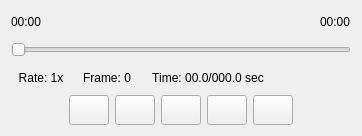
                    <widget class="QWidget" name="widget_87" native="true">
                     <property name="sizePolicy">
                      <sizepolicy hsizetype="Expanding" vsizetype="Fixed">
                       <horstretch>0</horstretch>
                       <verstretch>0</verstretch>
                      </sizepolicy>
                     </property>
                     <property name="minimumSize">
                      <size>
                       <width>0</width>
                       <height>136</height>
                      </size>
                     </property>
                     <property name="font">
                      <font>
                       <family>Arial</family>
                      </font>
                     </property>
                     <property name="styleSheet">
                      <string notr="true">border-color: rgb(0, 0, 0);</string>
                     </property>
                     <layout class="QVBoxLayout" name="verticalLayout_3">
                      <item>
                       <layout class="QHBoxLayout" name="horizontalLayout_17" stretch="0,1,0">
                        <property name="spacing">
                         <number>0</number>
                        </property>
                        <property name="sizeConstraint">
                         <enum>QLayout::SetMinimumSize</enum>
                        </property>
                        <item>
                         <widget class="QLabel" name="OffPlayerStartTimeRight_2">
                          <property name="font">
                           <font>
                            <family>Arial</family>
                            <pointsize>9</pointsize>
                           </font>
                          </property>
                          <property name="text">
                           <string>00:00</string>
                          </property>
                         </widget>
                        </item>
                        <item>
                         <spacer name="horizontalSpacer_35">
                          <property name="font">
                           <font>
                            <family>Arial</family>
                           </font>
                          </property>
                          <property name="orientation">
                           <enum>Qt::Horizontal</enum>
                          </property>
                          <property name="sizeHint" stdset="0">
                           <size>
                            <width>278</width>
                            <height>20</height>
                           </size>
                          </property>
                         </spacer>
                        </item>
                        <item>
                         <widget class="QLabel" name="OffPlayerFinishTimeRight_2">
                          <property name="font">
                           <font>
                            <family>Arial</family>
                            <pointsize>9</pointsize>
                           </font>
                          </property>
                          <property name="text">
                           <string>00:00</string>
                          </property>
                         </widget>
                        </item>
                       </layout>
                      </item>
                      <item>
                       <widget class="QSlider" name="horizontalSlider_7">
                        <property name="sizePolicy">
                         <sizepolicy hsizetype="Preferred" vsizetype="Preferred">
                          <horstretch>0</horstretch>
                          <verstretch>0</verstretch>
                         </sizepolicy>
                        </property>
                        <property name="minimumSize">
                         <size>
                          <width>0</width>
                          <height>12</height>
                         </size>
                        </property>
                        <property name="font">
                         <font>
                          <family>Arial</family>
                         </font>
                        </property>
                        <property name="orientation">
                         <enum>Qt::Horizontal</enum>
                        </property>
                       </widget>
                      </item>
                      <item>
                       <layout class="QHBoxLayout" name="horizontalLayout_40" stretch="0,0,0,1">
                        <item>
                         <widget class="QLabel" name="OffPlayerRateRight_2">
                          <property name="minimumSize">
                           <size>
                            <width>60</width>
                            <height>0</height>
                           </size>
                          </property>
                          <property name="font">
                           <font>
                            <family>Arial</family>
                            <pointsize>9</pointsize>
                           </font>
                          </property>
                          <property name="text">
                           <string>Rate: 1x</string>
                          </property>
                          <property name="alignment">
                           <set>Qt::AlignCenter</set>
                          </property>
                         </widget>
                        </item>
                        <item>
                         <widget class="QLabel" name="OffPlayerFrameRight_2">
                          <property name="minimumSize">
                           <size>
                            <width>60</width>
                            <height>0</height>
                           </size>
                          </property>
                          <property name="font">
                           <font>
                            <family>Arial</family>
                            <pointsize>9</pointsize>
                           </font>
                          </property>
                          <property name="text">
                           <string>Frame: 0</string>
                          </property>
                          <property name="alignment">
                           <set>Qt::AlignCenter</set>
                          </property>
                         </widget>
                        </item>
                        <item>
                         <widget class="QLabel" name="OffPlayerTimeRight_2">
                          <property name="minimumSize">
                           <size>
                            <width>130</width>
                            <height>0</height>
                           </size>
                          </property>
                          <property name="font">
                           <font>
                            <family>Arial</family>
                            <pointsize>9</pointsize>
                           </font>
                          </property>
                          <property name="text">
                           <string>Time: 00.0/000.0 sec</string>
                          </property>
                          <property name="alignment">
                           <set>Qt::AlignCenter</set>
                          </property>
                         </widget>
                        </item>
                        <item>
                         <spacer name="horizontalSpacer_48">
                          <property name="font">
                           <font>
                            <family>Arial</family>
                           </font>
                          </property>
                          <property name="orientation">
                           <enum>Qt::Horizontal</enum>
                          </property>
                          <property name="sizeHint" stdset="0">
                           <size>
                            <width>40</width>
                            <height>20</height>
                           </size>
                          </property>
                         </spacer>
                        </item>
                       </layout>
                      </item>
                      <item>
                       <layout class="QGridLayout" name="gridLayout_25">
                        <item row="0" column="2">
                         <widget class="QPushButton" name="OffPlayerSlowButtonRight_2">
                          <property name="sizePolicy">
                           <sizepolicy hsizetype="Preferred" vsizetype="Preferred">
                            <horstretch>0</horstretch>
                            <verstretch>0</verstretch>
                           </sizepolicy>
                          </property>
                          <property name="minimumSize">
                           <size>
                            <width>40</width>
                            <height>30</height>
                           </size>
                          </property>
                          <property name="maximumSize">
                           <size>
                            <width>40</width>
                            <height>30</height>
                           </size>
                          </property>
                          <property name="font">
                           <font>
                            <family>Arial</family>
                            <pointsize>9</pointsize>
                           </font>
                          </property>
                          <property name="styleSheet">
                           <string notr="true">border-image: url(:/media/rw.png);</string>
                          </property>
                          <property name="text">
                           <string/>
                          </property>
                         </widget>
                        </item>
                        <item row="0" column="0">
                         <spacer name="horizontalSpacer_49">
                          <property name="font">
                           <font>
                            <family>Arial</family>
                           </font>
                          </property>
                          <property name="orientation">
                           <enum>Qt::Horizontal</enum>
                          </property>
                          <property name="sizeHint" stdset="0">
                           <size>
                            <width>40</width>
                            <height>20</height>
                           </size>
                          </property>
                         </spacer>
                        </item>
                        <item row="0" column="3">
                         <widget class="QPushButton" name="OffPlayerPlayButtonRight_2">
                          <property name="sizePolicy">
                           <sizepolicy hsizetype="Preferred" vsizetype="Preferred">
                            <horstretch>0</horstretch>
                            <verstretch>0</verstretch>
                           </sizepolicy>
                          </property>
                          <property name="minimumSize">
                           <size>
                            <width>40</width>
                            <height>30</height>
                           </size>
                          </property>
                          <property name="maximumSize">
                           <size>
                            <width>40</width>
                            <height>30</height>
                           </size>
                          </property>
                          <property name="font">
                           <font>
                            <family>Arial</family>
                            <pointsize>9</pointsize>
                           </font>
                          </property>
                          <property name="styleSheet">
                           <string notr="true">border-image: url(:/media/play.png);</string>
                          </property>
                          <property name="text">
                           <string/>
                          </property>
                         </widget>
                        </item>
                        <item row="0" column="6">
                         <spacer name="horizontalSpacer_50">
                          <property name="font">
                           <font>
                            <family>Arial</family>
                           </font>
                          </property>
                          <property name="orientation">
                           <enum>Qt::Horizontal</enum>
                          </property>
                          <property name="sizeHint" stdset="0">
                           <size>
                            <width>40</width>
                            <height>20</height>
                           </size>
                          </property>
                         </spacer>
                        </item>
                        <item row="0" column="1">
                         <widget class="QPushButton" name="OffPlayerLastButtonRight_2">
                          <property name="sizePolicy">
                           <sizepolicy hsizetype="Preferred" vsizetype="Preferred">
                            <horstretch>0</horstretch>
                            <verstretch>0</verstretch>
                           </sizepolicy>
                          </property>
                          <property name="minimumSize">
                           <size>
                            <width>40</width>
                            <height>30</height>
                           </size>
                          </property>
                          <property name="maximumSize">
                           <size>
                            <width>40</width>
                            <height>30</height>
                           </size>
                          </property>
                          <property name="font">
                           <font>
                            <family>Arial</family>
                            <pointsize>9</pointsize>
                           </font>
                          </property>
                          <property name="styleSheet">
                           <string notr="true">border-image: url(:/media/previous.png);</string>
                          </property>
                          <property name="text">
                           <string/>
                          </property>
                         </widget>
                        </item>
                        <item row="0" column="5">
                         <widget class="QPushButton" name="OffPlayerNextButtonRight_2">
                          <property name="sizePolicy">
                           <sizepolicy hsizetype="Preferred" vsizetype="Preferred">
                            <horstretch>0</horstretch>
                            <verstretch>0</verstretch>
                           </sizepolicy>
                          </property>
                          <property name="minimumSize">
                           <size>
                            <width>40</width>
                            <height>30</height>
                           </size>
                          </property>
                          <property name="maximumSize">
                           <size>
                            <width>40</width>
                            <height>30</height>
                           </size>
                          </property>
                          <property name="font">
                           <font>
                            <family>Arial</family>
                            <pointsize>9</pointsize>
                           </font>
                          </property>
                          <property name="styleSheet">
                           <string notr="true">border-image: url(:/media/next.png);</string>
                          </property>
                          <property name="text">
                           <string/>
                          </property>
                         </widget>
                        </item>
                        <item row="0" column="4">
                         <widget class="QPushButton" name="OffPlayerFastButtonRight_2">
                          <property name="sizePolicy">
                           <sizepolicy hsizetype="Preferred" vsizetype="Preferred">
                            <horstretch>0</horstretch>
                            <verstretch>0</verstretch>
                           </sizepolicy>
                          </property>
                          <property name="minimumSize">
                           <size>
                            <width>40</width>
                            <height>30</height>
                           </size>
                          </property>
                          <property name="maximumSize">
                           <size>
                            <width>40</width>
                            <height>30</height>
                           </size>
                          </property>
                          <property name="font">
                           <font>
                            <family>Arial</family>
                            <pointsize>9</pointsize>
                           </font>
                          </property>
                          <property name="styleSheet">
                           <string notr="true">border-image: url(:/media/ff.png);</string>
                          </property>
                          <property name="text">
                           <string/>
                          </property>
                         </widget>
                        </item>
                       </layout>
                      </item>
                     </layout>
                    </widget>
